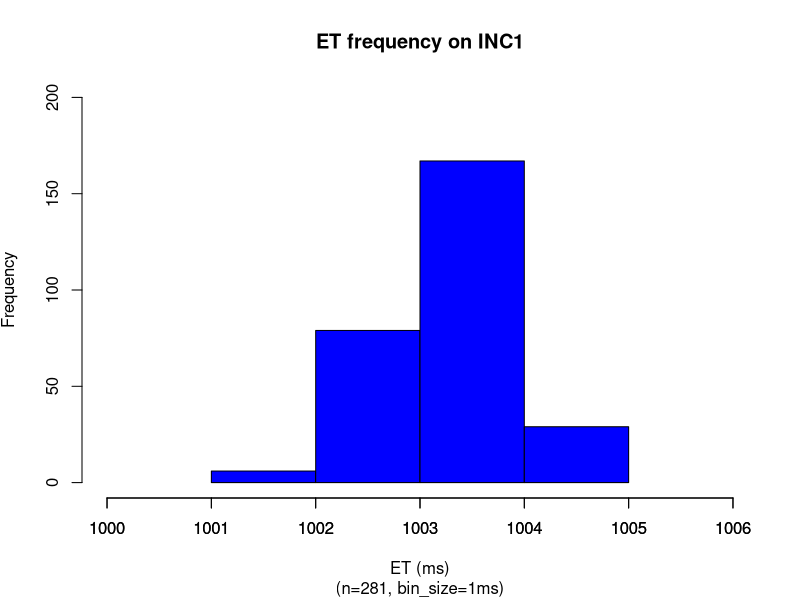
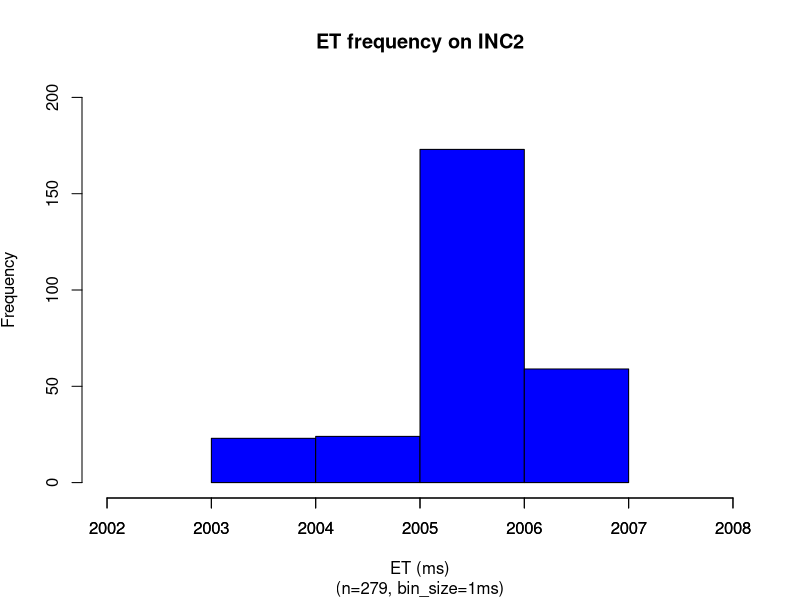
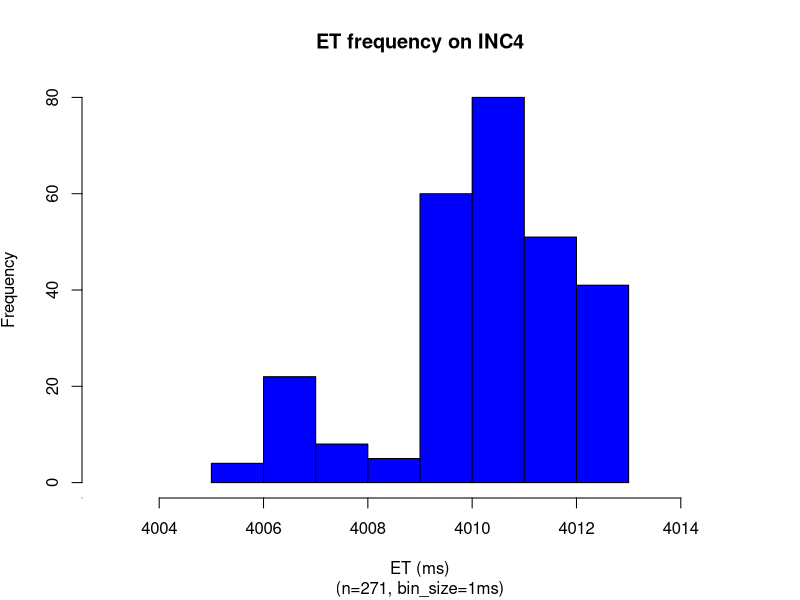
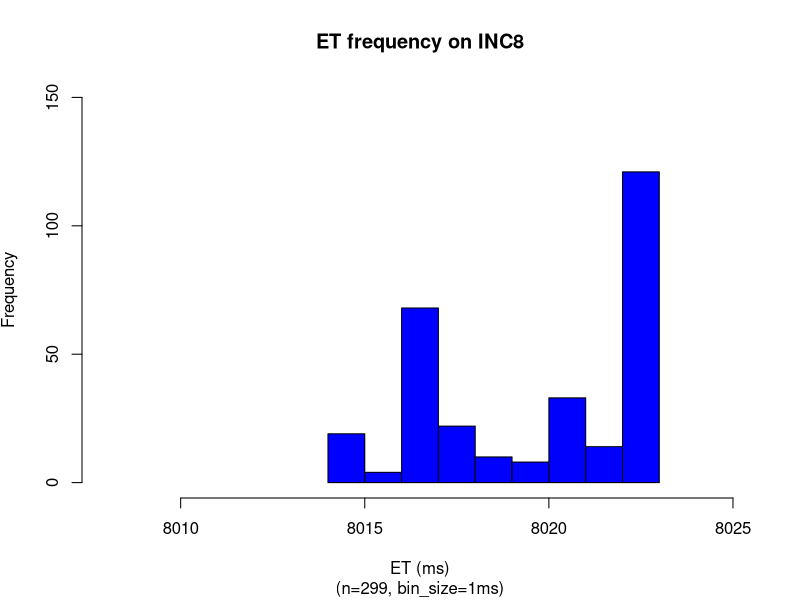
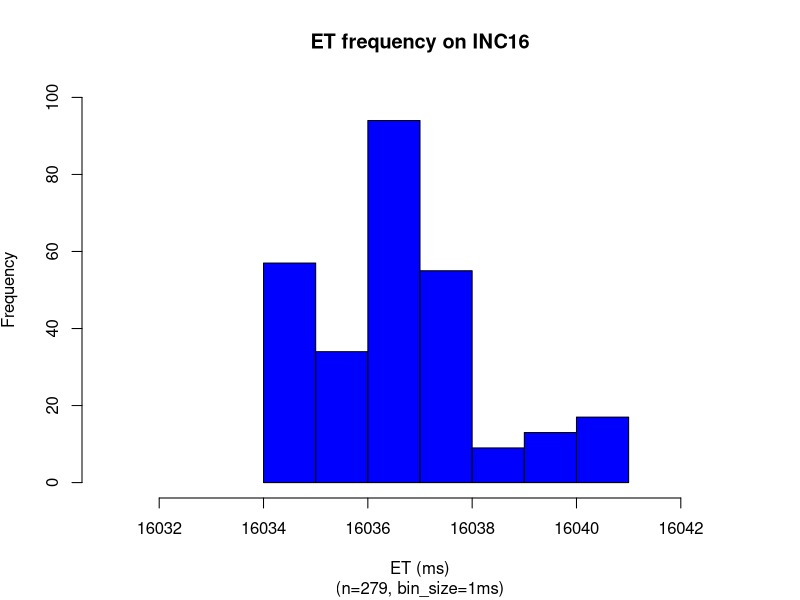
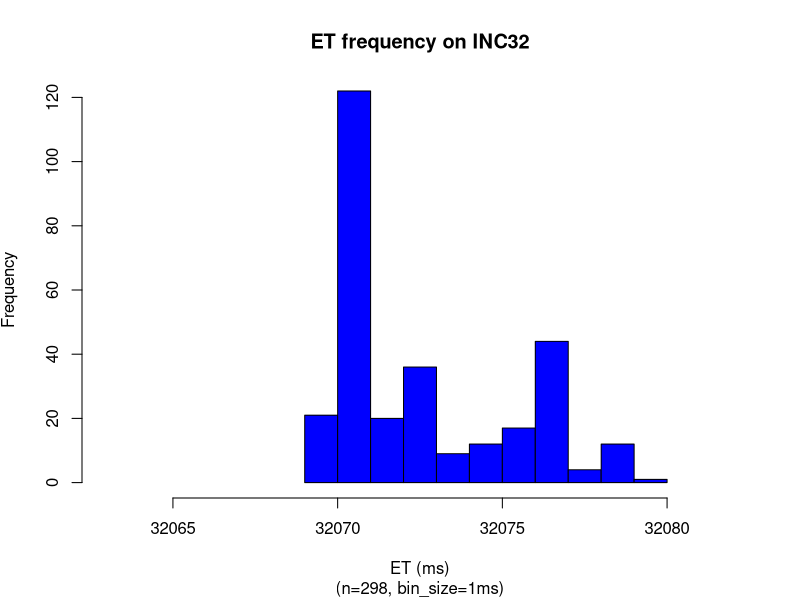
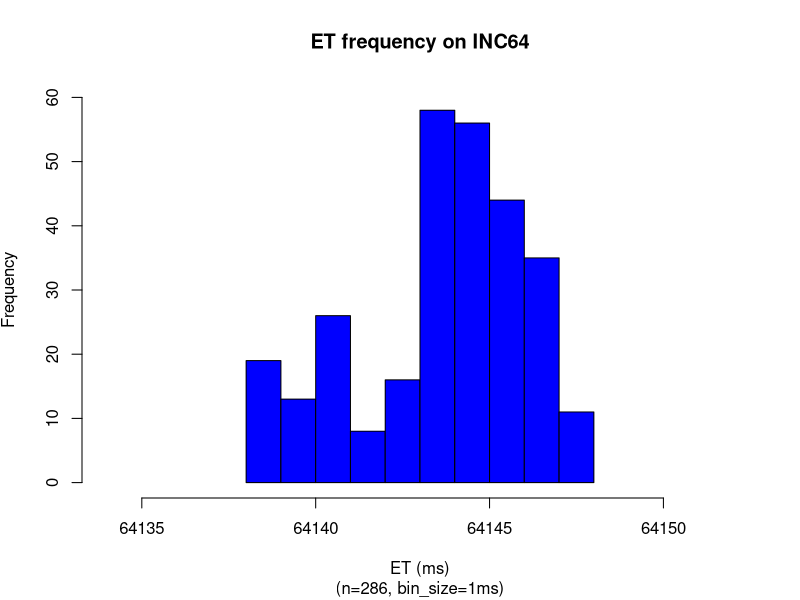
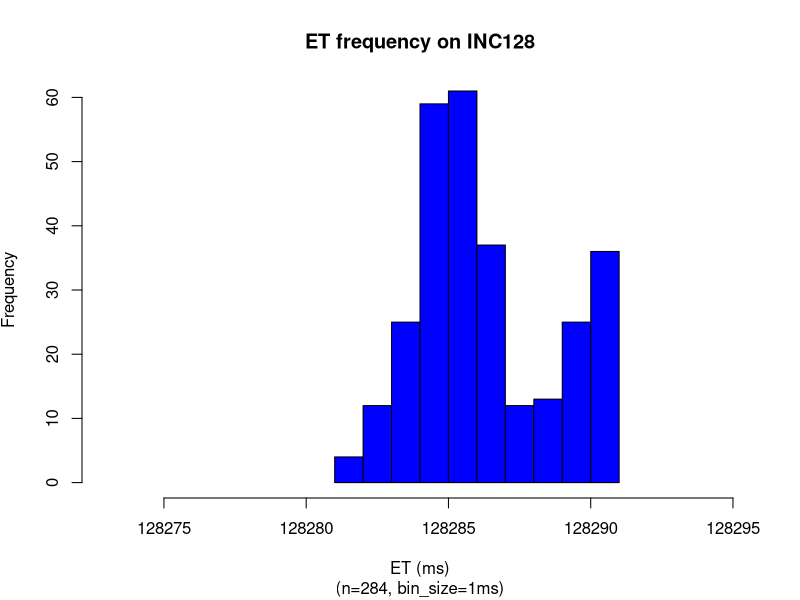

Reproduce these figures in R, in order.
### sodb9
numSamples <- 300
x = read.csv(file="1_sec.dat",head=TRUE,sep="\t")
x <- subset(x, x$ITERNUM <= numSamples)
setEPS()
postscript("1_sec_et_hist_v5.eps")
binsize=1
x_up = mean(x$METIME) + 2*sd(x$METIME)
x_dn = mean(x$METIME) - 2*sd(x$METIME)
x = subset(x, x$METIME >= x_dn & x$METIME <= x_up)
nbins <- ceiling((max(x$METIME)-min(x$METIME)) / binsize)
h = hist(x$METIME, right=F, breaks=nbins,plot=F)
ymax <- max(h$counts)
ymax <- ceiling(ymax/100)*100
xmin <-min(x$METIME)
xmax <-max(x$METIME)
plot(h, axes = TRUE,freq=TRUE,ylim=c(0,ymax), xlim=c(xmin-1,xmax+1),col="blue", main='ET frequency on INC1', 
sub=paste("(n=",nrow(x),", bin_size=",binsize,"ms)",sep=""), 
xlab='ET (ms)', ylab=expression('Frequency'))
xaxtl <- seq(xmin-1,xmax+1,by=1)
axis(side=1, at=xaxtl, labels=xaxtl)
dev.off()

x = read.csv(file="2_sec.dat",head=TRUE,sep="\t")
x <- subset(x, x$ITERNUM <= numSamples)
setEPS()
postscript("2_sec_et_hist_v5.eps")
binsize=1
x_up = mean(x$METIME) + 2*sd(x$METIME)
x_dn = mean(x$METIME) - 2*sd(x$METIME)
x = subset(x, x$METIME >= x_dn & x$METIME <= x_up)
nbins <- ceiling((max(x$METIME)-min(x$METIME)) / binsize)
h = hist(x$METIME, right=F, breaks=nbins,plot=F)
ymax <- max(h$counts)
ymax <- ceiling(ymax/100)*100
xmin <-min(x$METIME)
xmax <-max(x$METIME)
plot(h, axes = TRUE,freq=TRUE,ylim=c(0,ymax), xlim=c(xmin-1,xmax+1),col="blue", main='ET frequency on INC2', 
sub=paste("(n=",nrow(x),", bin_size=",binsize,"ms)",sep=""), 
xlab='ET (ms)', ylab=expression('Frequency'))
xaxtl <- seq(xmin-1,xmax+1,by=1)
axis(side=1, at=xaxtl, labels=xaxtl)
dev.off()

x = read.csv(file="4_sec.dat",head=TRUE,sep="\t")
x <- subset(x, x$ITERNUM <= numSamples)
setEPS()
postscript("4_sec_et_hist_v5.eps")
binsize=1
x_up = mean(x$METIME) + 2*sd(x$METIME)
x_dn = mean(x$METIME) - 2*sd(x$METIME)
x = subset(x, x$METIME >= x_dn & x$METIME <= x_up)
nbins <- ceiling((max(x$METIME)-min(x$METIME)) / binsize)
h = hist(x$METIME, right=F, breaks=nbins,plot=F)
ymax <- max(h$counts)
ymax <- ceiling(ymax/100)*100
ymax <- 80
xmin <-min(x$METIME)
xmax <-max(x$METIME)
plot(h, freq=TRUE,ylim=c(0,ymax), xlim=c(xmin-2,xmax+2),col="blue", main='ET frequency on INC4', 
sub=paste("(n=",nrow(x),", bin_size=",binsize,"ms)",sep=""), 
xlab='ET (ms)', ylab=expression('Frequency'))
axis(side=1, at=xaxtl, labels=xaxtl)
dev.off()

x = read.csv(file="8_sec.dat",head=TRUE,sep="\t")
x <- subset(x, x$ITERNUM <= numSamples)
setEPS()
postscript("8_sec_et_hist_v5.eps")
binsize=1
x <- subset(x, x$ITERNUM != 27)
x_up = mean(x$METIME) + 2*sd(x$METIME)
x_dn = mean(x$METIME) - 2*sd(x$METIME)
x = subset(x, x$METIME >= x_dn & x$METIME <= x_up)
nbins <- ceiling((max(x$METIME)-min(x$METIME)) / binsize)
h = hist(x$METIME, right=F, breaks=nbins,plot=F)
xmin <-min(x$METIME)
xmax <-max(x$METIME)
ymax <- max(h$counts)
ymax <- ceiling(ymax/100)*100
ymax <- 150
plot(h, freq=TRUE,ylim=c(0,ymax), xlim=c(xmin-binsize-5,xmax+binsize+1),col="blue", main='ET frequency on INC8', 
sub=paste("(n=",nrow(x),", bin_size=",binsize,"ms)",sep=""), 
xlab='ET (ms)', ylab=expression('Frequency'))
dev.off()

x = read.csv(file="16_sec.dat",head=TRUE,sep="\t")
x <- subset(x, x$ITERNUM <= numSamples)
setEPS()
postscript("16_sec_et_hist_v5.eps")
#x <- subset(x, x$ITERNUM != 686 & x$ITERNUM != 700)
x_up = mean(x$METIME) + 2*sd(x$METIME)
x_dn = mean(x$METIME) - 2*sd(x$METIME)
x = subset(x, x$METIME >= x_dn & x$METIME <= x_up)
nbins <- ceiling((max(x$METIME)-min(x$METIME)) / binsize)
h = hist(x$METIME, right=F, breaks=nbins,plot=F)
xmin <-min(x$METIME)
xmax <-max(x$METIME)
ymax <- max(h$counts)
ymax <- ceiling(ymax/100)*100
ymax <- 100
plot(h, freq=TRUE,ylim=c(0,ymax), xlim=c(xmin-3,xmax+2),col="blue", main='ET frequency on INC16', 
sub=paste("(n=",nrow(x),", bin_size=",binsize,"ms)",sep=""), 
xlab='ET (ms)', ylab=expression('Frequency'))
dev.off()


x = read.csv(file="32_sec.dat",head=TRUE,sep="\t")
x <- subset(x, x$ITERNUM <= numSamples)
setEPS()
postscript("32_sec_et_hist_v5.eps")
#x <- subset(x, x$ITERNUM != 284 & x$ITERNUM != 291 & x$ITERNUM != 727 & x$ITERNUM != 732 & x$ITERNUM != 734)
x_up = mean(x$METIME) + 2*sd(x$METIME)
x_dn = mean(x$METIME) - 2*sd(x$METIME)
binsize=1
x = subset(x, x$METIME >= x_dn & x$METIME <= x_up)
nbins <- ceiling((max(x$METIME)-min(x$METIME)) / binsize)
h = hist(x$METIME, right=F, breaks=nbins,plot=F)
xmin <-min(x$METIME)
xmax <-max(x$METIME)
ymax <- max(h$counts)
ymax <- ceiling(ymax/100)*100
ymax <- 120
plot(h, freq=TRUE,ylim=c(0,ymax), xlim=c(xmin-6,xmax+2),col="blue", main='ET frequency on INC32', 
sub=paste("(n=",nrow(x),", bin_size=",binsize,"ms)",sep=""), 
xlab='ET (ms)', ylab=expression('Frequency'))
#xaxtl <- seq(xmin-1,xmax+1,by=1)
#axis(side=1, at=xaxtl, labels=xaxtl)
dev.off()

x = read.csv(file="64_sec.dat",head=TRUE,sep="\t")
x <- subset(x, x$ITERNUM <= numSamples)
setEPS()
postscript("64_sec_et_hist_v5.eps")
#x <- subset(x, x$ITERNUM != 85 & x$ITERNUM != 89 & x$ITERNUM != 308 & x$ITERNUM != 312 & x$ITERNUM != 437 & x$ITERNUM != 437 & x$ITERNUM != 531 & x$ITERNUM != 535 & x$ITERNUM != 754 & x$ITERNUM != 758 & x$ITERNUM != 977 & x$ITERNUM != 981)
x_up = mean(x$METIME) + 2*sd(x$METIME)
x_dn = mean(x$METIME) - 2*sd(x$METIME)
binsize=1
x = subset(x, x$METIME >= x_dn & x$METIME <= x_up)
nbins <- ceiling((max(x$METIME)-min(x$METIME)) / binsize)
h = hist(x$METIME, right=F, breaks=nbins,plot=F)
xmin <-min(x$METIME)
xmax <-max(x$METIME)
ymax <- max(h$counts)
ymax <- ceiling(ymax/100)*100
ymax <- 60
plot(h, freq=TRUE,ylim=c(0,ymax), xlim=c(xmin-4,xmax+4),col="blue", main='ET frequency on INC64', 
sub=paste("(n=",nrow(x),", bin_size=",binsize,"ms)",sep=""), 
xlab='ET (ms)', ylab=expression('Frequency'))
dev.off()

x = read.csv(file="128_sec.dat",head=TRUE,sep="\t")
x <- subset(x, x$ITERNUM <= numSamples)
setEPS()
postscript("128_sec_et_hist_v5.eps")
#x <- subset(x, x$ITERNUM != 90 & x$ITERNUM != 202)
x_up = mean(x$METIME) + 2*sd(x$METIME)
x_dn = mean(x$METIME) - 2*sd(x$METIME)
binsize=1
x = subset(x, x$METIME >= x_dn & x$METIME <= x_up)
nbins <- ceiling((max(x$METIME)-min(x$METIME)) / binsize)
h = hist(x$METIME, right=F, breaks=nbins,plot=F)
xmin <-min(x$METIME)
xmax <-max(x$METIME)
ymax <- max(h$counts)
ymax <- ceiling(ymax/100)*100
ymax <- 60
plot(h, freq=TRUE,ylim=c(0,ymax), xlim=c(xmin-8,xmax+4),col="blue", main='ET frequency on INC128', 
sub=paste("(n=",nrow(x),", bin_size=",binsize,"ms)",sep=""), 
xlab='ET (ms)', ylab=expression('Frequency'))
dev.off()

x = read.csv(file="256_sec.dat",head=TRUE,sep="\t")
setEPS()
postscript("256_sec_et_hist_v5.eps")
x <- subset(x, x$ITERNUM != 188)
x_up = mean(x$METIME) + 2*sd(x$METIME)
x_dn = mean(x$METIME) - 2*sd(x$METIME)
binsize=1
x = subset(x, x$METIME >= x_dn & x$METIME <= x_up)
nbins <- ceiling((max(x$METIME)-min(x$METIME)) / binsize)
h = hist(x$METIME, right=F, breaks=nbins,plot=F)
xmin <-min(x$METIME)
xmax <-max(x$METIME)
ymax <- max(h$counts)
ymax <- ceiling(ymax/100)*100
ymax <- max(h$counts)
ymax <- 40
plot(h, freq=TRUE,ylim=c(0,ymax), xlim=c(xmin-3,xmax+2),col="blue", main='ET frequency on INC256', 
sub=paste("(n=",nrow(x),", bin_size=",binsize,"ms)",sep=""), 
xlab='ET (ms)', ylab=expression('Frequency'))
dev.off()


x = read.csv(file="512_sec.dat",head=TRUE,sep="\t")
setEPS()
postscript("512_sec_et_hist_v5.eps")
x <- subset(x, x$ITERNUM != 111 & x$ITERNUM != 279)
x_up = mean(x$METIME) + 2*sd(x$METIME)
x_dn = mean(x$METIME) - 2*sd(x$METIME)
binsize=1
x = subset(x, x$METIME >= x_dn & x$METIME <= x_up)
nbins <- ceiling((max(x$METIME)-min(x$METIME)) / binsize)
h = hist(x$METIME, right=F, breaks=nbins,plot=F)
xmin <-min(x$METIME)
xmax <-max(x$METIME)
ymax <- max(h$counts)
ymax <- ceiling(ymax/100)*100
ymax <- max(h$counts)
ymax <- 30
plot(h, freq=TRUE,ylim=c(0,ymax), xlim=c(xmin-5,xmax+5),col="blue", main='ET frequency on INC512', 
sub=paste("(n=",nrow(x),", bin_size=",binsize,"ms)",sep=""), 
xlab='ET (ms)', ylab=expression('Frequency'))
dev.off()


x = read.csv(file="1024_sec.dat",head=TRUE,sep="\t")
setEPS()
postscript("1024_sec_et_hist_v5.eps")
x <- subset(x, x$ITERNUM != 21 & x$ITERNUM != 105 & x$ITERNUM != 189 & x$ITERNUM != 274)
x_up = mean(x$METIME) + 2*sd(x$METIME)
x_dn = mean(x$METIME) - 2*sd(x$METIME)
binsize=2
x = subset(x, x$METIME >= x_dn & x$METIME <= x_up)
nbins <- ceiling((max(x$METIME)-min(x$METIME)) / binsize)
h = hist(x$METIME, right=F, breaks=nbins,plot=F)
xmin <-min(x$METIME)
xmax <-max(x$METIME)
ymax <- max(h$counts)
ymax <- ceiling(ymax/100)*100
ymax <- max(h$counts)
ymax <- 40
plot(h, freq=TRUE,ylim=c(0,ymax), xlim=c(xmin-10,xmax+10),col="blue", main='ET frequency on INC1024', 
sub=paste("(n=",nrow(x),", bin_size=",binsize,"ms)",sep=""), 
xlab='ET (ms)', ylab=expression('Frequency'))
dev.off()

### run on sodb10
x = read.csv(file="../sodb10/2048_sec.dat",head=TRUE,sep="\t")
setEPS()
postscript("../sodb10/2048_sec_et_hist_v5.eps")
x_up = mean(x$METIME) + 2*sd(x$METIME)
x_dn = mean(x$METIME) - 2*sd(x$METIME)
binsize=5
x = subset(x, x$METIME >= x_dn & x$METIME <= x_up)
nbins <- ceiling((max(x$METIME)-min(x$METIME)) / binsize)
h = hist(x$METIME, right=F, breaks=nbins,plot=F)
xmin <-min(x$METIME)
xmax <-max(x$METIME)
ymax <- max(h$counts)
ymax <- ceiling(ymax/100)*100
ymax <- max(h$counts)
ymax <- 80
plot(h, freq=TRUE,ylim=c(0,ymax), xlim=c(xmin-50,xmax+50),col="blue", main='ET frequency on INC2048', 
sub=paste("(n=",nrow(x),", bin_size=",binsize,"ms)",sep=""), 
xlab='ET (ms)', ylab=expression('Frequency'))
dev.off()

